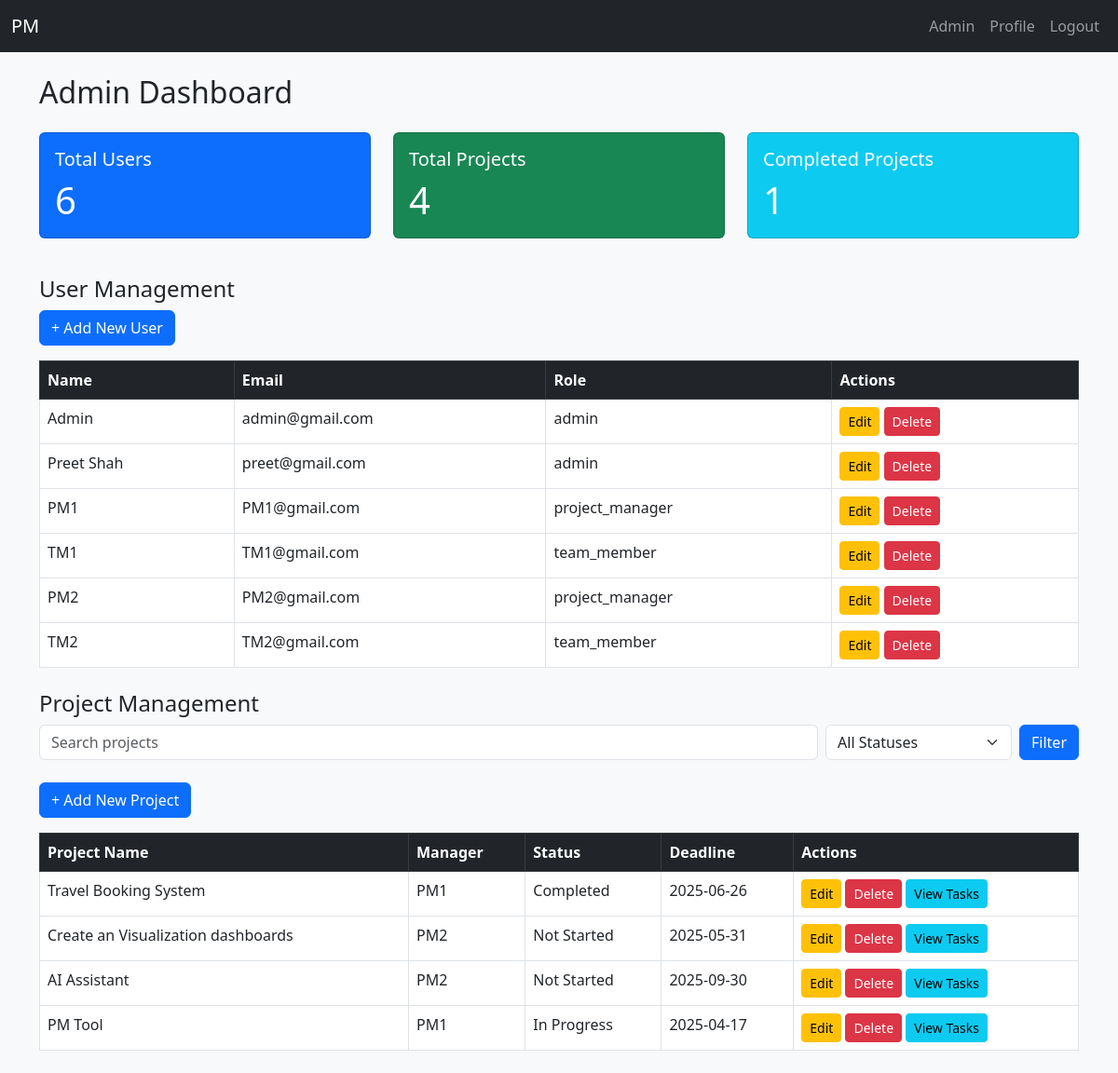
The page /admin/dashboard (signed in) on the database its author committed.
### app/models.py (models this page shows, shortened)
class User(UserMixin, db.Model):
    __tablename__ = 'users'
    id = db.Column(db.Integer, primary_key=True)
    name = db.Column(db.String(150), nullable=False)
    phone = db.Column(db.String(20))
    email = db.Column(db.String(120), unique=True, nullable=False)
    password_hash = db.Column(db.String(256), nullable=False)
    role = db.Column(db.String(20), default='team_member')  # 'admin', 'project_manager', 'team_member'

class Project(db.Model):
    __tablename__ = 'projects'
    id = db.Column(db.Integer, primary_key=True)
    name = db.Column(db.String(150), nullable=False)
    description = db.Column(db.Text)
    deadline = db.Column(db.Date)
    status = db.Column(db.String(50), default='Not Started')  # Not Started, In Progress, Completed
    manager_id = db.Column(db.Integer, db.ForeignKey('users.id'))
    manager = db.relationship('User', backref='managed_projects')
    members = db.relationship('User', secondary='project_members', backref='projects')

### app/routes.py (the view)
@main.route('/admin/dashboard')
@login_required
def admin_dashboard():
    if current_user.role != 'admin':
        return redirect(url_for('main.home'))
    search_query = request.args.get('search', '').lower()
    status_filter = request.args.get('status', '')
    all_projects = Project.query.all()
    users = User.query.all()
    filtered_projects = [
        p for p in all_projects
        if (search_query in p.name.lower()) and
           (status_filter == '' or p.status == status_filter)
    ]
    total_users = len(users)
    total_projects = len(all_projects)
    completed_projects = len([p for p in all_projects if p.status == 'Completed'])
    return render_template(
        'dashboard/admin_dashboard.html',
        projects=filtered_projects,
        users=users,
        total_users=total_users,
        total_projects=total_projects,
        completed_projects=completed_projects,
        search_query=search_query,
        status_filter=status_filter
    )

### app/templates/dashboard/admin_dashboard.html (shortened to what this page needs)
{% extends 'layout.html' %}
{% block content %}
<h2 class="mb-4">Admin Dashboard</h2>
<div class="row mb-4">
    <div class="col-md-4">
        <div class="card text-white bg-primary mb-3">
            <div class="card-body">
                <h5 class="card-title">Total Users</h5>
                <p class="card-text display-6">{{ total_users }}</p>
            </div>
        </div>
    </div>
    <div class="col-md-4">
        <div class="card text-white bg-success mb-3">
            <div class="card-body">
                <h5 class="card-title">Total Projects</h5>
                <p class="card-text display-6">{{ total_projects }}</p>
            </div>
        </div>
    </div>
    <div class="col-md-4">
        <div class="card text-white bg-info mb-3">
            <div class="card-body">
                <h5 class="card-title">Completed Projects</h5>
                <p class="card-text display-6">{{ completed_projects }}</p>
            </div>
        </div>
    </div>
</div>
<div class="mb-4">
    <h4>User Management</h4>
    <a href="{{ url_for('auth.create_user') }}" class="btn btn-primary mb-3">+ Add New User</a>
    <table class="table table-bordered">
        <thead class="table-dark">
            <tr>
                <th>Name</th>
                <th>Email</th>
                <th>Role</th>
                <th>Actions</th>
            </tr>
        </thead>
        <tbody>
            {% for user in users %}
            <tr>
                <td>{{ user.name }}</td>
                <td>{{ user.email }}</td>
                <td>{{ user.role }}</td>
                <td>
                    <a href="{{ url_for('main.edit_user', user_id=user.id) }}" class="btn btn-warning btn-sm">Edit</a>
                    <a href="{{ url_for('main.delete_user', user_id=user.id) }}" class="btn btn-danger btn-sm" onclick="return confirm('Are you sure you want to delete this user?');">Delete</a>
                </td>
            </tr>
            {% endfor %}
        </tbody>
    </table>
</div>
<div class="mb-4">
    <h4>Project Management</h4>
    <form method="get" class="mb-4 d-flex gap-2">
        <input type="text" name="search" class="form-control" placeholder="Search projects"
               value="{{ search_query or '' }}">
        <select name="status" class="form-select" style="max-width: 200px;">
            <option value="">All Statuses</option>
        </select>
        <button type="submit" class="btn btn-primary">Filter</button>
    </form>
    <a href="{{ url_for('project.create_project') }}" class="btn btn-primary mb-3">+ Add New Project</a>
    <table class="table table-bordered">
        <thead class="table-dark">
            <tr>
                <th>Project Name</th>
                <th>Manager</th>
                <th>Status</th>
                <th>Deadline</th>
                <th>Actions</th>
            </tr>
        </thead>
        <tbody>
            {% for project in projects %}
            <tr>
                <td>{{ project.name }}</td>
                <td>{{ project.manager.name if project.manager else 'N/A' }}</td>
                <td>{{ project.status }}</td>
                <td>{{ project.deadline.strftime('%Y-%m-%d') if project.deadline else 'N/A' }}</td>
                <td>
                    <a href="{{ url_for('main.edit_project', project_id=project.id) }}" class="btn btn-warning btn-sm">Edit</a>
                    <a href="{{ url_for('main.delete_project', project_id=project.id) }}" class="btn btn-danger btn-sm" onclick="return confirm('Are you sure you want to delete this project?');">Delete</a>
                    <a href="{{ url_for('main.view_tasks', project_id=project.id) }}" class="btn btn-info btn-sm">View Tasks</a>
                </td>
            </tr>
            {% endfor %}
        </tbody>
    </table>
</div>
{% endblock %}

### app/templates/layout.html (shortened to what this page needs)
{% set current_user = current_user %}
<!DOCTYPE html>
<html lang="en">
<head>
    <link href="https://cdn.jsdelivr.net/npm/bootstrap@5.3.0/dist/css/bootstrap.min.css" rel="stylesheet">
</head>
<body class="bg-light">
    <nav class="navbar navbar-expand-lg navbar-dark bg-dark">
        <div class="container-fluid">
            <a class="navbar-brand" href="{{ url_for('main.home')}}">PM</a>
            <div class="collapse navbar-collapse" id="navbarNav">
              <ul class="navbar-nav ms-auto">
                {% if current_user.is_authenticated %}
                  <li class="nav-item">
                    <a class="nav-link" href="{{ url_for('main.profile') }}">{{ current_user.name }}</a>
                  </li>
                  <li class="nav-item">
                    <a class="nav-link" href="{{ url_for('main.profile') }}">Profile</a>
                  </li>
                  <li class="nav-item">
                    <a class="nav-link" href="{{ url_for('auth.logout') }}">Logout</a>
                  </li>
                {% else %}
                  <li class="nav-item">
                    <a class="nav-link" href="{{ url_for('auth.login') }}">Login</a>
                  </li>
                {% endif %}
              </ul>
            </div>
          </div>
    </nav>
    <div class="container mt-4">
        {% block content %}{% endblock %}
    </div>
</body>
</html>

### rows shown on the page
User: name "Admin", email "admin@gmail.com", role "admin"
User: name "Preet Shah", email "preet@gmail.com", role "admin"
User: name "PM1", email "PM1@gmail.com", role "project_manager"
User: name "TM1", email "TM1@gmail.com", role "team_member"
User: name "PM2", email "PM2@gmail.com", role "project_manager"
User: name "TM2", email "TM2@gmail.com", role "team_member"
Project: name "Travel Booking System", manager "PM1", status "Completed", deadline "2025-06-26"
Project: name "Create an Visualization dashboards", manager "PM2", status "Not Started", deadline "2025-05-31"
Project: name "AI Assistant", manager "PM2", status "Not Started", deadline "2025-09-30"
Project: name "PM Tool", manager "PM1", status "In Progress", deadline "2025-04-17"

### other values the page prints
{{ total_users }} "6"
{{ total_projects }} "4"
{{ completed_projects }} "1"
